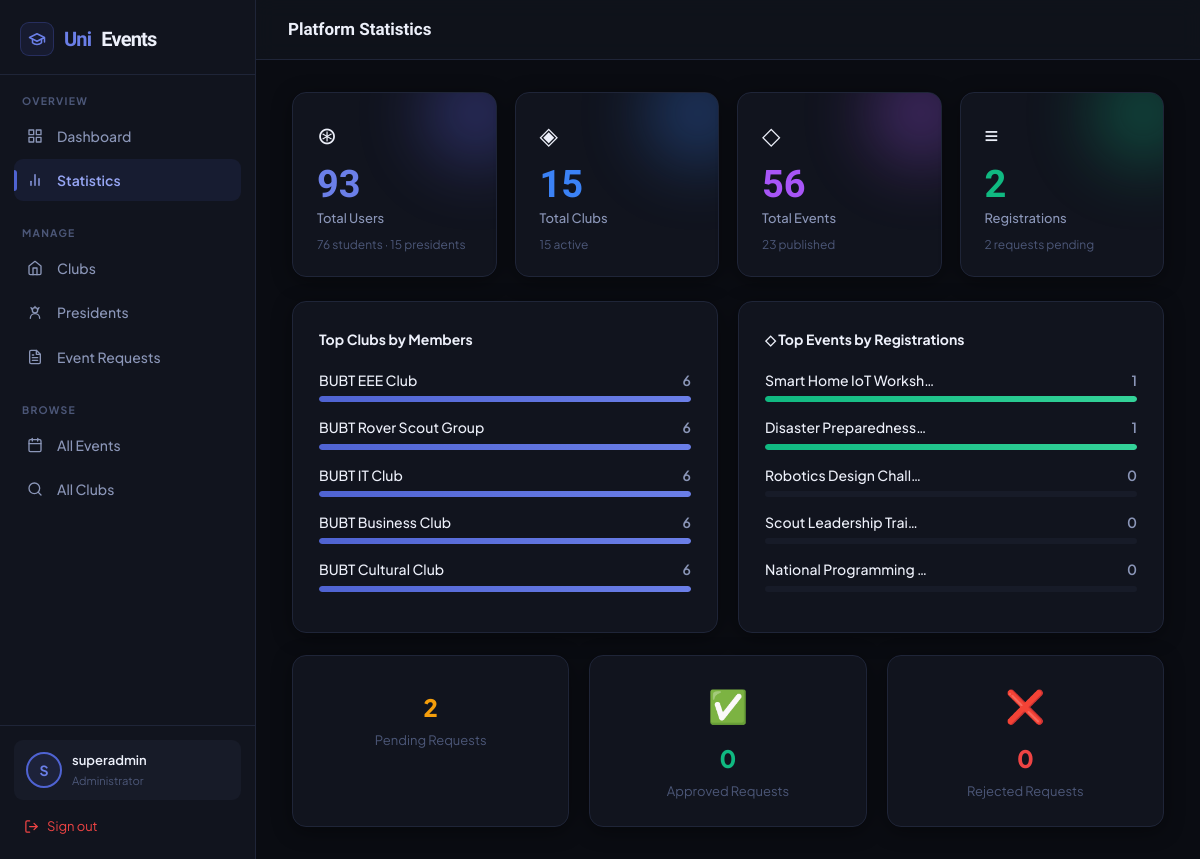
Screenshot of /dashboard/admin/statistics/ (signed in) with the database file from the repository.
### accounts/models.py (models this page shows, shortened)
class CustomUser(AbstractUser):
    USER_TYPE_CHOICES = (
        ('student', 'Student'),
        ('faculty', 'Faculty'),
        ('admin', 'Administrator'),
        ('president', 'President'),
    )
    user_type = models.CharField(max_length=20, choices=USER_TYPE_CHOICES, default='student')
    student_id = models.CharField(max_length=20, blank=True, null=True)
    phone = models.CharField(max_length=15, blank=True, null=True)
    profile_picture = models.ImageField(upload_to='profile_pics/', blank=True, null=True)
    bio = models.TextField(blank=True, null=True)
    department = models.CharField(max_length=100, blank=True, null=True)
    intake = models.CharField(max_length=20, blank=True, null=True, help_text="e.g. 49, 50, Fall-2022")
    year = models.IntegerField(blank=True, null=True)
    is_verified = models.BooleanField(default=False)

### clubs/models.py (models this page shows, shortened)
class Club(models.Model):
    STATUS_CHOICES = (
        ('active', 'Active'),
        ('inactive', 'Inactive'),
        ('pending', 'Pending Approval'),
    )
    name = models.CharField(max_length=200)
    slug = models.SlugField(unique=True)
    description = models.TextField()
    short_description = models.CharField(max_length=300, blank=True, null=True)
    category = models.ForeignKey(ClubCategory, on_delete=models.SET_NULL, null=True, blank=True)
    logo = models.ImageField(upload_to='club_logos/', blank=True, null=True)
    banner = models.ImageField(upload_to='club_banners/', blank=True, null=True)
    president = models.ForeignKey(settings.AUTH_USER_MODEL, on_delete=models.CASCADE, related_name='president_of')
    vice_president = models.ForeignKey(settings.AUTH_USER_MODEL, on_delete=models.SET_NULL, null=True, blank=True, related_name='vice_president_of')
    faculty_advisor = models.ForeignKey(settings.AUTH_USER_MODEL, on_delete=models.SET_NULL, null=True, blank=True, related_name='faculty_advisor_of')
    email = models.EmailField(blank=True, null=True)
    website = models.URLField(blank=True, null=True)
    social_facebook = models.URLField(blank=True, null=True)
    social_instagram = models.URLField(blank=True, null=True)
    social_linkedin = models.URLField(blank=True, null=True)
    status = models.CharField(max_length=20, choices=STATUS_CHOICES, default='pending')
    established_date = models.DateField(default=timezone.now)
    created_at = models.DateTimeField(auto_now_add=True)
    updated_at = models.DateTimeField(auto_now=True)
    class Meta:
        ordering = ['name']

### events/models.py (models this page shows, shortened)
class Event(models.Model):
    STATUS_CHOICES = (
        ('draft', 'Draft'),
        ('published', 'Published'),
        ('cancelled', 'Cancelled'),
        ('completed', 'Completed'),
    )
    EVENT_TYPE_CHOICES = (
        ('workshop', 'Workshop'),
        ('seminar', 'Seminar'),
        ('competition', 'Competition'),
        ('social', 'Social Event'),
        ('meeting', 'Meeting'),
        ('conference', 'Conference'),
        ('other', 'Other'),
    )
    title = models.CharField(max_length=200)
    slug = models.SlugField(unique=True)
    description = models.TextField()
    short_description = models.CharField(max_length=300)
    club = models.ForeignKey('clubs.Club', on_delete=models.CASCADE, related_name='events')
    category = models.ForeignKey(EventCategory, on_delete=models.SET_NULL, null=True, blank=True)
    event_type = models.CharField(max_length=20, choices=EVENT_TYPE_CHOICES, default='workshop')
    start_date = models.DateTimeField()
    end_date = models.DateTimeField()
    venue = models.CharField(max_length=200)
    location_map = models.URLField(blank=True, null=True)
    banner = models.ImageField(upload_to='event_banners/', blank=True, null=True)
    featured_image = models.ImageField(upload_to='event_images/', blank=True, null=True)
    max_participants = models.PositiveIntegerField(null=True, blank=True)
    is_free = models.BooleanField(default=True)
    fee = models.DecimalField(max_digits=10, decimal_places=2, default=0.00)
    registration_open = models.DateTimeField(default=timezone.now)
    registration_close = models.DateTimeField(null=True, blank=True)
    status = models.CharField(max_length=20, choices=STATUS_CHOICES, default='draft')
    is_featured = models.BooleanField(default=False)
    created_by = models.ForeignKey(settings.AUTH_USER_MODEL, on_delete=models.CASCADE, related_name='created_events')
    created_at = models.DateTimeField(auto_now_add=True)
    updated_at = models.DateTimeField(auto_now=True)
    class Meta:
        ordering = ['-start_date']

### dashboard/views.py (the view)
# urls.py: path('admin/statistics/', views.admin_statistics, name='admin_statistics'),
@login_required
def admin_statistics(request):
    if not is_admin(request.user):
        return redirect('dashboard')
    total_users = CustomUser.objects.count()
    total_students = CustomUser.objects.filter(user_type='student').count()
    total_presidents = CustomUser.objects.filter(user_type='president').count()
    total_clubs = Club.objects.count()
    active_clubs = Club.objects.filter(status='active').count()
    total_events = Event.objects.count()
    published_events = Event.objects.filter(status='published').count()
    total_registrations = EventRegistration.objects.count()
    pending_event_requests = EventRequest.objects.filter(status='pending').count()
    approved_requests = EventRequest.objects.filter(status='approved').count()
    rejected_requests = EventRequest.objects.filter(status='rejected').count()
    top_clubs = Club.objects.filter(status='active').annotate(
        member_count=Count('members', filter=Q(members__status='active'))
    ).order_by('-member_count')[:5]
    top_events = Event.objects.filter(status='published').annotate(
        reg_count=Count('registrations', filter=Q(registrations__status='registered'))
    ).order_by('-reg_count')[:5]
    context = {
        'total_users': total_users,
        'total_students': total_students,
        'total_presidents': total_presidents,
        'total_clubs': total_clubs,
        'active_clubs': active_clubs,
        'total_events': total_events,
        'published_events': published_events,
        'total_registrations': total_registrations,
        'pending_event_requests': pending_event_requests,
        'approved_requests': approved_requests,
        'rejected_requests': rejected_requests,
        'top_clubs': top_clubs,
        'top_events': top_events,
    }
    return render(request, 'dashboard/admin/statistics.html', context)

### dashboard/views.py (called while the page is built)
def is_admin(user):
    return user.is_authenticated and (user.is_staff or user.user_type == 'admin')

### templates/dashboard/admin/statistics.html (shortened to what this page needs)
{% extends 'base.html' %}
{% block page_title %}Platform Statistics{% endblock %}
{% block app_content %}
<div class="grid-4 fade-up" style="margin-bottom:24px">
  <div class="stat-card">
    <div class="stat-glow" style="background:#6366F1"></div>
    <div class="stat-icon">⊛</div>
    <div class="stat-value" style="color:var(--a2)">{{ total_users }}</div>
    <div class="stat-label">Total Users</div>
    <div class="stat-sub">{{ total_students }} students · {{ total_presidents }} presidents</div>
  </div>
  <div class="stat-card">
    <div class="stat-glow" style="background:#3B82F6"></div>
    <div class="stat-icon">◈</div>
    <div class="stat-value" style="color:var(--blue)">{{ total_clubs }}</div>
    <div class="stat-label">Total Clubs</div>
    <div class="stat-sub">{{ active_clubs }} active</div>
  </div>
  <div class="stat-card">
    <div class="stat-glow" style="background:#A855F7"></div>
    <div class="stat-icon">◇</div>
    <div class="stat-value" style="color:var(--purple)">{{ total_events }}</div>
    <div class="stat-label">Total Events</div>
    <div class="stat-sub">{{ published_events }} published</div>
  </div>
  <div class="stat-card">
    <div class="stat-glow" style="background:#10B981"></div>
    <div class="stat-icon">≡</div>
    <div class="stat-value" style="color:var(--green)">{{ total_registrations }}</div>
    <div class="stat-label">Registrations</div>
    <div class="stat-sub">{{ pending_event_requests }} requests pending</div>
  </div>
</div>
<div class="grid-2 fade-up-2">
  <div class="card">
    <div style="font-size:0.875rem;font-weight:700;color:var(--txt);margin-bottom:18px"> Top Clubs by Members</div>
    {% for club in top_clubs %}
    <div style="margin-bottom:14px">
      <div style="display:flex;justify-content:space-between;margin-bottom:5px;font-size:0.875rem">
        <span style="color:var(--txt);font-weight:500">{{ club.name|truncatechars:22 }}</span>
        <span style="color:var(--txt2);font-weight:600">{{ club.member_count }}</span>
      </div>
      <div style="height:6px;background:var(--surface2);border-radius:3px;overflow:hidden">
        {% with top_clubs.0.member_count as max_count %}
        <div style="height:100%;width:{% if max_count > 0 %}{% widthratio club.member_count max_count 100 %}%{% else %}0%{% endif %};background:linear-gradient(90deg,var(--a),var(--a2));border-radius:3px;transition:width 0.8s ease"></div>
        {% endwith %}
      </div>
    </div>
    {% empty %}
    <div style="color:var(--txt3);font-size:0.875rem;text-align:center;padding:20px 0">No data yet</div>
    {% endfor %}
  </div>
  <div class="card">
    <div style="font-size:0.875rem;font-weight:700;color:var(--txt);margin-bottom:18px">◇ Top Events by Registrations</div>
    {% for event in top_events %}
    <div style="margin-bottom:14px">
      <div style="display:flex;justify-content:space-between;margin-bottom:5px;font-size:0.875rem">
        <span style="color:var(--txt);font-weight:500">{{ event.title|truncatechars:22 }}</span>
        <span style="color:var(--txt2);font-weight:600">{{ event.reg_count }}</span>
      </div>
      <div style="height:6px;background:var(--surface2);border-radius:3px;overflow:hidden">
        {% with top_events.0.reg_count as max_count %}
        <div style="height:100%;width:{% if max_count > 0 %}{% widthratio event.reg_count max_count 100 %}%{% else %}0%{% endif %};background:linear-gradient(90deg,var(--green),#34D399);border-radius:3px"></div>
        {% endwith %}
      </div>
    </div>
    {% empty %}
    <div style="color:var(--txt3);font-size:0.875rem;text-align:center;padding:20px 0">No published events yet</div>
    {% endfor %}
  </div>
</div>
<div class="grid-3 fade-up-3" style="margin-top:22px">
  <div class="card" style="text-align:center;padding:24px">
    <div style="font-size:1.5rem;font-weight:800;color:var(--yellow);margin-bottom:4px">{{ pending_event_requests }}</div>
    <div style="font-size:0.8125rem;color:var(--txt3)">Pending Requests</div>
  </div>
  <div class="card" style="text-align:center;padding:24px">
    <div style="font-size:2rem;margin-bottom:8px">✅</div>
    <div style="font-size:1.5rem;font-weight:800;color:var(--green);margin-bottom:4px">{{ approved_requests }}</div>
    <div style="font-size:0.8125rem;color:var(--txt3)">Approved Requests</div>
  </div>
  <div class="card" style="text-align:center;padding:24px">
    <div style="font-size:2rem;margin-bottom:8px">❌</div>
    <div style="font-size:1.5rem;font-weight:800;color:var(--red);margin-bottom:4px">{{ rejected_requests }}</div>
    <div style="font-size:0.8125rem;color:var(--txt3)">Rejected Requests</div>
  </div>
</div>
{% endblock %}

### templates/base.html (shortened to what this page needs)
{% load static %}
<!DOCTYPE html>
<html lang="en">
<head>
</head>
<body>
{% if user.is_authenticated and request.resolver_match.url_name not in 'home,club_list,club_detail,event_list,event_detail,join_club,register,login' %}
<div class="app-layout">
  <aside class="sidebar">
    <div class="sidebar-brand">
      <a href="{% url 'home' %}">
        <div class="sb-icon"><svg width="18" height="18" viewBox="0 0 24 24" fill="none" stroke="currentColor" stroke-width="2" stroke-linecap="round" stroke-linejoin="round" style="color:var(--a2)"><path d="M22 10v6M2 10l10-5 10 5-10 5z"/><path d="M6 12v5c3 3 9 3 12 0v-5"/></svg></div>
        Uni<span>Events</span>
      </a>
    </div>
    {% if user.is_staff or user.user_type == 'admin' %}
    <div class="sb-section">
      <div class="sb-label">Overview</div>
      <ul class="sb-nav">
        <li><a href="{% url 'admin_dashboard' %}" class="{% if request.resolver_match.url_name == 'admin_dashboard' %}active{% endif %}">
          <span class="sb-icon2"><svg width="16" height="16" viewBox="0 0 24 24" fill="none" stroke="currentColor" stroke-width="2" stroke-linecap="round" stroke-linejoin="round"><rect x="3" y="3" width="7" height="7"/><rect x="14" y="3" width="7" height="7"/><rect x="14" y="14" width="7" height="7"/><rect x="3" y="14" width="7" height="7"/></svg></span> Dashboard
        </a></li>
        <li><a href="{% url 'admin_statistics' %}" class="{% if request.resolver_match.url_name == 'admin_statistics' %}active{% endif %}">
          <span class="sb-icon2"><svg width="16" height="16" viewBox="0 0 24 24" fill="none" stroke="currentColor" stroke-width="2" stroke-linecap="round" stroke-linejoin="round"><line x1="18" y1="20" x2="18" y2="10"/><line x1="12" y1="20" x2="12" y2="4"/><line x1="6" y1="20" x2="6" y2="14"/></svg></span> Statistics
        </a></li>
      </ul>
    </div>
    <div class="sb-section">
      <div class="sb-label">Manage</div>
      <ul class="sb-nav">
        <li><a href="{% url 'admin_club_list' %}" class="{% if 'club' in request.resolver_match.url_name %}active{% endif %}">
          <span class="sb-icon2"><svg width="16" height="16" viewBox="0 0 24 24" fill="none" stroke="currentColor" stroke-width="2" stroke-linecap="round" stroke-linejoin="round"><path d="M3 9l9-7 9 7v11a2 2 0 01-2 2H5a2 2 0 01-2-2z"/><polyline points="9 22 9 12 15 12 15 22"/></svg></span> Clubs
        </a></li>
        <li><a href="{% url 'admin_president_list' %}" class="{% if 'president' in request.resolver_match.url_name %}active{% endif %}">
          <span class="sb-icon2"><svg width="16" height="16" viewBox="0 0 24 24" fill="none" stroke="currentColor" stroke-width="2" stroke-linecap="round" stroke-linejoin="round"><circle cx="12" cy="8" r="4"/><path d="M5 20a7 7 0 0114 0"/><path d="M8 7l-2-3M16 7l2-3M12 4V2"/></svg></span> Presidents
        </a></li>
        <li><a href="{% url 'admin_event_requests' %}" class="{% if 'event_request' in request.resolver_match.url_name %}active{% endif %}">
          <span class="sb-icon2"></span> Event Requests
        </a></li>
      </ul>
    </div>
    <div class="sb-section">
      <div class="sb-label">Browse</div>
      <ul class="sb-nav">
        <li><a href="{% url 'event_list' %}"><span class="sb-icon2"><svg width="16" height="16" viewBox="0 0 24 24" fill="none" stroke="currentColor" stroke-width="2" stroke-linecap="round" stroke-linejoin="round"><rect x="3" y="4" width="18" height="18" rx="2" ry="2"/><line x1="16" y1="2" x2="16" y2="6"/><line x1="8" y1="2" x2="8" y2="6"/><line x1="3" y1="10" x2="21" y2="10"/></svg></span> All Events</a></li>
        <li><a href="{% url 'club_list' %}"><span class="sb-icon2"><svg width="16" height="16" viewBox="0 0 24 24" fill="none" stroke="currentColor" stroke-width="2" stroke-linecap="round" stroke-linejoin="round"><circle cx="11" cy="11" r="8"/><line x1="21" y1="21" x2="16.65" y2="16.65"/></svg></span> All Clubs</a></li>
      </ul>
    </div>
    {% endif %}
    <div class="sb-footer">
      <div class="sb-user">
        <div class="sb-avatar">
          {% if user.profile_picture %}<img src="{{ user.profile_picture.url }}" style="width:100%;height:100%;object-fit:cover;border-radius:50%;">
          {% else %}{{ user.username|slice:":1"|upper }}{% endif %}
        </div>
        <div style="flex:1;min-width:0;">
          <div class="sb-name">{{ user.get_full_name|default:user.username|truncatechars:18 }}</div>
          <div class="sb-role">{{ user.get_user_type_display }}</div>
        </div>
      </div>
      <a href="{% url 'logout' %}" class="sb-logout">
        <svg width="15" height="15" viewBox="0 0 24 24" fill="none" stroke="currentColor" stroke-width="2" stroke-linecap="round" stroke-linejoin="round"><path d="M9 21H5a2 2 0 01-2-2V5a2 2 0 012-2h4"/><polyline points="16 17 21 12 16 7"/><line x1="21" y1="12" x2="9" y2="12"/></svg> Sign out
      </a>
    </div>
  </aside>
  <div class="app-main">
    <div class="app-topbar">
      <span class="app-topbar-title">{% block page_title %}{% endblock %}</span>
    </div>
    <div class="app-content">
      {% block app_content %}{% endblock %}
    </div>
  </div>
</div>
{% endif %}
</body>
</html>

### rows the page displays
CustomUser: username "S", get_full_name "superadmin", user_type "Administrator"
Club: name "BUBT EEE Club", member_count "6"
Club: name "BUBT Rover Scout Group", member_count "6"
Club: name "BUBT IT Club", member_count "6"
Club: name "BUBT Business Club", member_count "6"
Club: name "BUBT Cultural Club", member_count "6"
Event: title "Smart Home IoT Worksh…", reg_count "1"
Event: title "Disaster Preparedness…", reg_count "1"
Event: title "Robotics Design Chall…", reg_count "0"
Event: title "Scout Leadership Trai…", reg_count "0"
Event: title "National Programming …", reg_count "0"

### other values shown
{{ total_users }} "93"
{{ total_students }} "76"
{{ total_presidents }} "15"
{{ total_clubs }} "15"
{{ active_clubs }} "15"
{{ total_events }} "56"
{{ published_events }} "23"
{{ total_registrations }} "2"
{{ pending_event_requests }} "2"
{{ approved_requests }} "0"
{{ rejected_requests }} "0"
